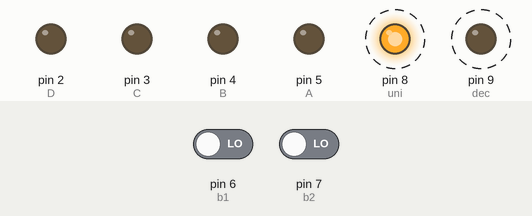
This sketch was run on a simulated Arduino Uno, built with avr-gcc and run on an emulated ATmega328P. Parts: output pins drawn as LEDs (lit = HIGH). Dashed ring = blinking. The inputs (shaded band) are chosen by the test bench; at power-on: pin 6 (b1) LOW, pin 7 (b2) LOW.

Above: at 1.45 s.
1.5 s: pin 6 (b1) driven HIGH
At 3.45 s:
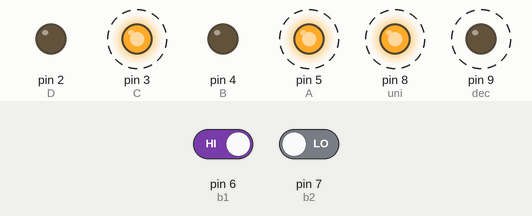
4.5 s: pin 6 (b1) driven LOW
At 4.65 s:
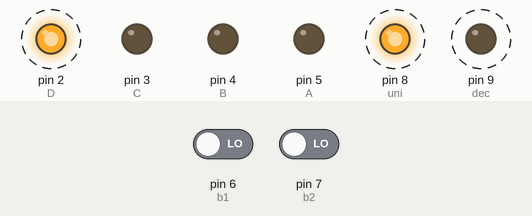
7.5 s: pin 6 (b1) driven HIGH
At 9.05 s:
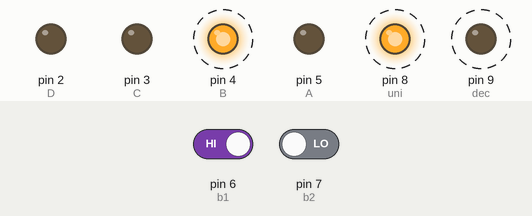
10.5 s: pin 7 (b2) driven HIGH
At 11.3 s:
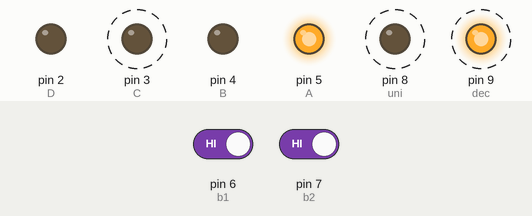
13.5 s: pin 7 (b2) driven LOW
At 15.45 s:
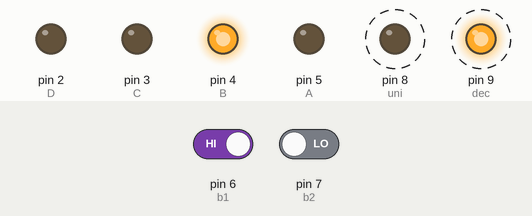
Timing chart, 0 to 26.5 s (numbered marks = the images above; inputs shaded):
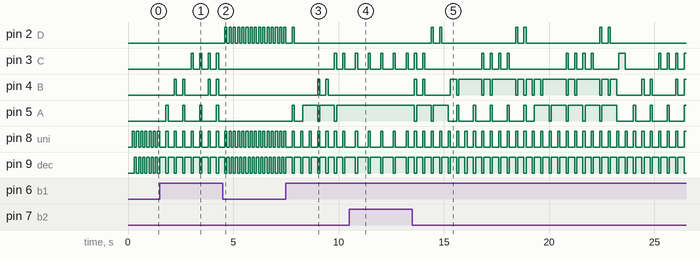

Measured:
- after the input at 1.5 s, pin 3 (C): alternates HIGH for 0.10 s and LOW for 0.30 s, starting after 1.5 s; pin 4 (B): LOW → HIGH after 0.70 s, → LOW 0.10 s later, → HIGH 0.30 s later, → LOW 0.10 s later, … (8 changes in this stretch)
- after the input at 4.5 s, pin 2 (D), pin 8 (uni), pin 9 (dec): alternates HIGH for 0.10 s and LOW for 0.10 s, starting after 0.30 s; pin 3 (C): stays LOW (without the input it goes to HIGH after 2.5 s); pin 4 (B), pin 5 (A): stops changing and stays LOW
- after the input at 7.5 s, pin 3 (C): alternates HIGH for 0.10 s and LOW for 0.30 s, starting after 2.3 s; pin 4 (B): alternates HIGH for 0.10 s and LOW for 0.30 s, 4 changes in all, then stays LOW, starting after 1.5 s
- after the input at 10.5 s, pin 2 (D), pin 4 (B): stops changing and stays LOW; pin 3 (C), pin 8 (uni): alternates HIGH for 0.10 s and LOW for 0.50 s, starting after 0.30 s; pin 5 (A): stops changing and stays HIGH; pin 9 (dec): alternates HIGH for 0.50 s and LOW for 0.10 s, starting after 0.30 s
- after the input at 13.5 s, pin 2 (D): LOW → HIGH after 0.90 s, then repeats every 4.0 s: LOW 0.30 s, HIGH 0.10 s, LOW 3.5 s, HIGH 0.10 s; pin 4 (B): LOW → HIGH after 0.10 s, → LOW 0.10 s later, → HIGH 0.30 s later, → LOW 0.10 s later, … (35 changes in this stretch)
- by itself, pin 8 (uni), pin 9 (dec): alternates HIGH for 0.10 s and LOW for 0.10 s

The sketch:

DeberDisplay2.ino
```cpp
/*
 *      Universidad Técnica del Norte
 *              Fica-CIERCOM
 *       Sistemas Microprocesados
 *
 * Juan Carlos Tapia
 * Deber Display 2
 * Realizar un programa que medienta un pulsador se aumente el valor de un contador (1 al 40)...
 * ...y mediante otro pulsador se reste ese valor.
 * El visualización del proceso se lo hace en displays
 *
 */
int A=5;
int B=4;
int C=3;
int D=2;
int b1=6;
int b2=7;
int i=0;
int dec=9;
int uni=8;
int decenas;
int unidades;

void setup() {
  pinMode(A,OUTPUT);
  pinMode(B,OUTPUT);
  pinMode(C,OUTPUT);
  pinMode(D,OUTPUT);
  pinMode(b1,INPUT);
  pinMode(b2,INPUT);
  pinMode(dec,OUTPUT);
  pinMode(uni,OUTPUT);
  delay(200);

}

//  Parte del contador que aumenta en cada pulso hasta el 40.
void loop() {
  if(digitalRead(b1)==HIGH){
    delay(200);
    if(i<40){
      i++;
      decenas=i/10;
      unidades= i-(decenas*10);

    }
   else{
      i=0;
      unidades=0;
      decenas=0;
    }

  }

//  Parte del contador que resta hasta el 0.
 if(digitalRead(b2)==HIGH){
    delay(200);
    if(i>0){
      i--;
      decenas=i/10;
      unidades= i-(decenas*10);

    }
   else{
      i=0;
      unidades=0;
      decenas=0;
    }

  }


  digitalWrite(uni,HIGH);
  digitalWrite(dec,LOW);
  display(unidades);
  delay(100);

  digitalWrite(uni,LOW);
  digitalWrite(dec,HIGH);
  display(decenas);
  delay(100);
}

// Forma de mostrar números en el display.

void display(int j){
  switch(j){

    case 0:
 //0
  digitalWrite(A,LOW);
  digitalWrite(B,LOW);
  digitalWrite(C,LOW);
  digitalWrite(D,LOW);

  break;

    case 1:
  //1
  digitalWrite(A,HIGH);
  digitalWrite(B,LOW);
  digitalWrite(C,LOW);
  digitalWrite(D,LOW);

  break;
    case 2:
  //2
  digitalWrite(A,LOW);
  digitalWrite(B,HIGH);
  digitalWrite(C,LOW);
  digitalWrite(D,LOW);

  break;

    case 3:
  //3
  digitalWrite(A,HIGH);
  digitalWrite(B,HIGH);
  digitalWrite(C,LOW);
  digitalWrite(D,LOW);

  break;

    case 4:
  //4
  digitalWrite(A,LOW);
  digitalWrite(B,LOW);
  digitalWrite(C,HIGH);
  digitalWrite(D,LOW);

  break;

    case 5:
  //5
  digitalWrite(A,HIGH);
  digitalWrite(B,LOW);
  digitalWrite(C,HIGH);
  digitalWrite(D,LOW);
  break;

    case 6:
  //6
  digitalWrite(A,LOW);
  digitalWrite(B,HIGH);
  digitalWrite(C,HIGH);
  digitalWrite(D,LOW);

  break;

    case 7:
  //7
  digitalWrite(A,HIGH);
  digitalWrite(B,HIGH);
  digitalWrite(C,HIGH);
  digitalWrite(D,LOW);

  break;

    case 8:
  //8
  digitalWrite(A,LOW);
  digitalWrite(B,LOW);
  digitalWrite(C,LOW);
  digitalWrite(D,HIGH);

    break;

    case 9:
  //9
  digitalWrite(A,HIGH);
  digitalWrite(B,LOW);
  digitalWrite(C,LOW);
  digitalWrite(D,HIGH);

   break;
  }
}
```
